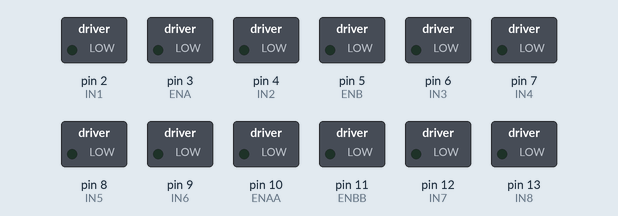
Recording of a sketch running on a simulated Arduino Uno, built with avr-gcc and run on an emulated ATmega328P. Shown: switched loads named in the sketch (green lamp = pin HIGH). What the sketch prints to the serial monitor is not drawn.

Above: at 0.1 s.
At 1.6 s:
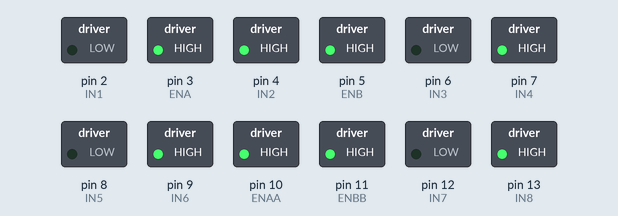
Timing chart, 0 to 40.0 s (numbered marks = the images above):
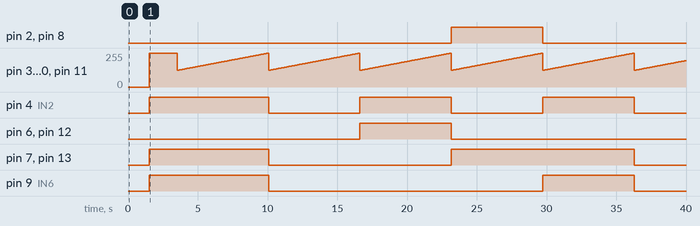

Measured:
- by itself, pin 2 (IN1), pin 8 (IN5): LOW → HIGH at 23.2 s, → LOW 6.6 s later
- by itself, pin 3 (ENA), pin 5 (ENB), pin 10 (ENAA), pin 11 (ENBB): ramps from 125/255 to 254/255 and jumps back, once every 6.6 s
- by itself, pin 4 (IN2): alternates HIGH for 6.6 s and LOW for 6.6 s
- by itself, pin 6 (IN3), pin 12 (IN7): LOW → HIGH at 16.6 s, → LOW 6.6 s later
- by itself, pin 7 (IN4), pin 13 (IN8): HIGH → LOW at 10.1 s, → HIGH 13.1 s later, → LOW 13.1 s later
- by itself, pin 9 (IN6): HIGH → LOW at 10.1 s, → HIGH 19.7 s later, → LOW 6.6 s later

The sketch:

_4WD_motor_test.ino
```cpp
int IN1 = 2;
int IN2 = 4;
int IN3 = 6;
int IN4 = 7;
int IN5 = 8;
int IN6 = 9;
int IN7 = 12;
int IN8 = 13;
int ENA = 3;
int ENB = 5;
int ENAA = 10;
int ENBB = 11;
int i=0;

void setup()
{
  Serial.begin(38400);
  delay(500);
  Serial.write(254); // move cursor to beginning of first line
  Serial.write(128);

  Serial.write("                "); // clear display
  Serial.write("                ");

  delay(1000);
  Serial.write(254); // move cursor to beginning of first line
  Serial.write(128);
  Serial.write("Hello, world!");

  for (i=2; i<14; i++)
  {
    pinMode(i, OUTPUT);
  }

  delay(20);

  //Forward
  digitalWrite(IN1, LOW);
  digitalWrite(IN2, HIGH);
  digitalWrite(IN3, LOW);
  digitalWrite(IN4, HIGH);
  digitalWrite(IN5, LOW);
  digitalWrite(IN6, HIGH);
  digitalWrite(IN7, LOW);
  digitalWrite(IN8, HIGH);
  analogWrite(ENA, 255);
  analogWrite(ENB, 255);
  analogWrite(ENAA, 255);
  analogWrite(ENBB, 255);
 delay(2000);
}

void loop ()
{

//Forward
  digitalWrite(IN1, LOW);
  digitalWrite(IN2, HIGH);
  digitalWrite(IN3, LOW);
  digitalWrite(IN4, HIGH);
  digitalWrite(IN5, LOW);
  digitalWrite(IN6, HIGH);
  digitalWrite(IN7, LOW);
  digitalWrite(IN8, HIGH);
  Serial.write(254); // move cursor to beginning of first line
  Serial.write(128);
  Serial.write("                "); // clear display
  Serial.write("                ");

  for(i=125; i<255; i++)
  {
    analogWrite(ENA, i);
    analogWrite(ENB, i);
    analogWrite(ENAA, i);
    analogWrite(ENBB, i);
    Serial.write(254); // move cursor to beginning of first line
    Serial.write(128);
    Serial.write("Moving Forward...");
    Serial.write(254);
    Serial.write(192);
    Serial.write("Speed: ");
    Serial.print(i);
    delay(50);
  }

//Reverse
  digitalWrite(IN1, LOW);
  digitalWrite(IN2, LOW);
  digitalWrite(IN3, LOW);
  digitalWrite(IN4, LOW);
  digitalWrite(IN5, LOW);
  digitalWrite(IN6, LOW);
  digitalWrite(IN7, LOW);
  digitalWrite(IN8, LOW);
  Serial.write(254); // move cursor to beginning of first line
  Serial.write(128);
  Serial.write("                "); // clear display
  Serial.write("                ");

  for(i=125; i<255; i++)
  {
    analogWrite(ENA, i);
    analogWrite(ENB, i);
    analogWrite(ENAA, i);
    analogWrite(ENBB, i);
    Serial.write(254); // move cursor to beginning of first line
    Serial.write(128);
    Serial.write("Moving Reverse...");
    Serial.write(254);
    Serial.write(192);
    Serial.write("Speed: ");
    Serial.print(i);
    delay(50);
  }

//Left
  digitalWrite(IN1, LOW);
  digitalWrite(IN2, HIGH);
  digitalWrite(IN3, HIGH);
  digitalWrite(IN4, LOW);
  digitalWrite(IN5, LOW);
  digitalWrite(IN6, LOW);
  digitalWrite(IN7, HIGH);
  digitalWrite(IN8, LOW);
  Serial.write(254); // move cursor to beginning of first line
  Serial.write(128);
  Serial.write("                "); // clear display
  Serial.write("                ");

  for(i=125; i<255; i++)
  {
    analogWrite(ENA, i);
    analogWrite(ENB, i);
    analogWrite(ENAA, i);
    analogWrite(ENBB, i);
    Serial.write(254); // move cursor to beginning of first line
    Serial.write(128);
    Serial.write("Moving Left...");
    Serial.write(254);
    Serial.write(192);
    Serial.write("Speed: ");
    Serial.print(i);
    delay(50);
  }

//Right
  digitalWrite(IN1, HIGH);
  digitalWrite(IN2, LOW);
  digitalWrite(IN3, LOW);
  digitalWrite(IN4, HIGH);
  digitalWrite(IN5, HIGH);
  digitalWrite(IN6, LOW);
  digitalWrite(IN7, LOW);
  digitalWrite(IN8, HIGH);
  Serial.write(254); // move cursor to beginning of first line
  Serial.write(128);
  Serial.write("                "); // clear display
  Serial.write("                ");

  for(i=125; i<255; i++)
  {
    analogWrite(ENA, i);
    analogWrite(ENB, i);
    analogWrite(ENAA, i);
    analogWrite(ENBB, i);
    Serial.write(254); // move cursor to beginning of first line
    Serial.write(128);
    Serial.write("Moving Right...");
    Serial.write(254);
    Serial.write(192);
    Serial.write("Speed: ");
    Serial.print(i);
    delay(50);
  }

}
```
